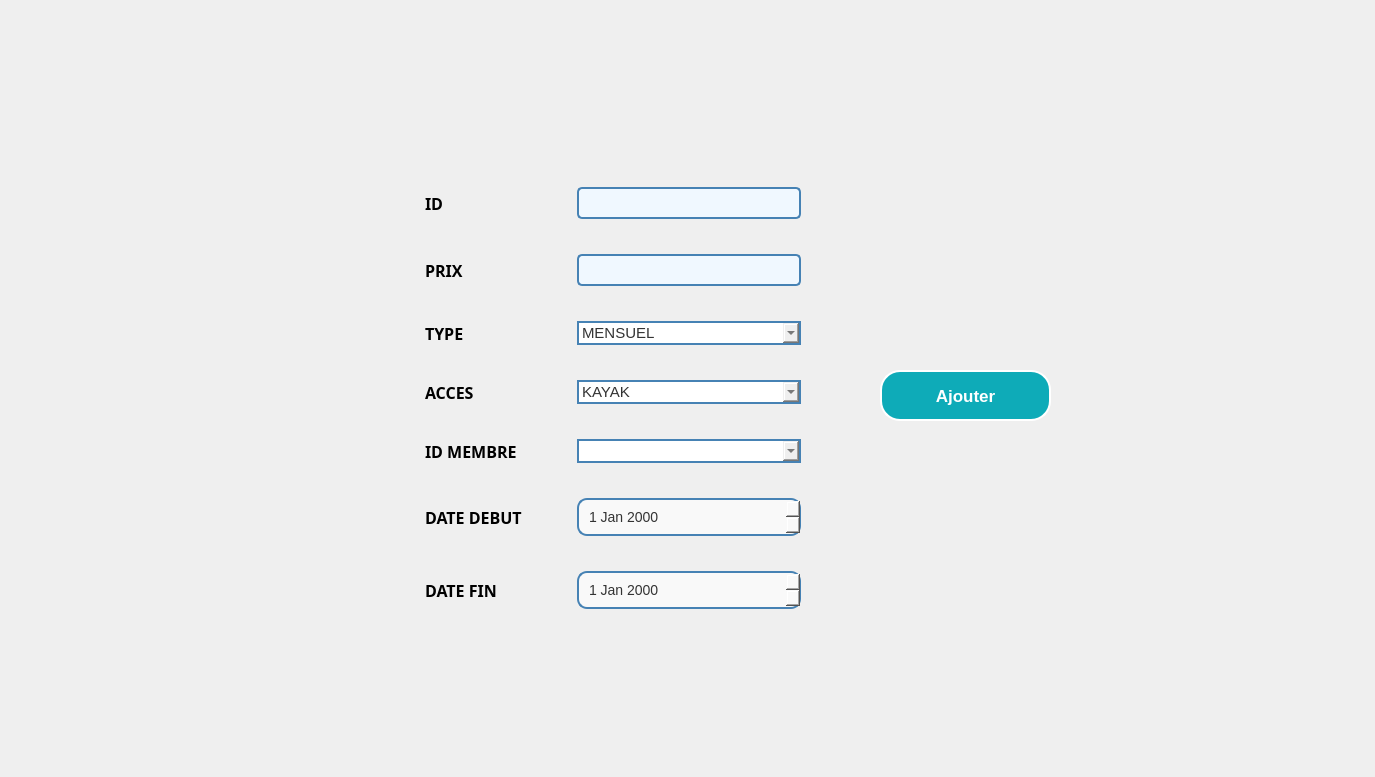
      <widget class="QWidget" name="tab">
       <property name="minimumSize">
        <size>
         <width>1366</width>
         <height>768</height>
        </size>
       </property>
       <attribute name="title">
        <string>Ajouter</string>
       </attribute>
       <widget class="QLabel" name="label_3">
        <property name="geometry">
         <rect>
          <x>0</x>
          <y>0</y>
          <width>1366</width>
          <height>768</height>
         </rect>
        </property>
        <property name="styleSheet">
         <string notr="true"/>
        </property>
        <property name="text">
         <string/>
        </property>
        <property name="pixmap">
         <pixmap resource="gestion_abonnement/image/image.qrc">:/background_3.png</pixmap>
        </property>
        <property name="scaledContents">
         <bool>true</bool>
        </property>
       </widget>
       <widget class="QWidget" name="formLayoutWidget">
        <property name="geometry">
         <rect>
          <x>380</x>
          <y>170</y>
          <width>520</width>
          <height>492</height>
         </rect>
        </property>
        <layout class="QFormLayout" name="formLayout_4">
         <property name="horizontalSpacing">
          <number>55</number>
         </property>
         <property name="verticalSpacing">
          <number>35</number>
         </property>
         <property name="leftMargin">
          <number>45</number>
         </property>
         <property name="topMargin">
          <number>17</number>
         </property>
         <property name="rightMargin">
          <number>99</number>
         </property>
         <property name="bottomMargin">
          <number>41</number>
         </property>
         <item row="0" column="0">
          <widget class="QLabel" name="label_34">
           <property name="font">
            <font>
             <family>Bell MT</family>
             <pointsize>12</pointsize>
             <weight>75</weight>
             <bold>true</bold>
             <kerning>true</kerning>
            </font>
           </property>
           <property name="text">
            <string>ID</string>
           </property>
          </widget>
         </item>
         <item row="0" column="1">
          <widget class="QLineEdit" name="id_ab">
           <property name="styleSheet">
            <string notr="true">/* Style général du formulaire */
QLineEdit {
    border: 2px solid #4682B4; /* Bordure bleue */
    border-radius: 5px; /* Coins arrondis */
    padding: 5px; /* Espace intérieur */
    font-size: 14px; /* Taille de la police */
    font-family: &quot;Arial&quot;, sans-serif; /* Police de caractère */
    color: #4682B4; /* Couleur du texte */
    background-color: #F0F8FF; /* Couleur de fond */
}

/* Style lorsque le champ de formulaire est en focus */
QLineEdit:focus {
    border-color: #1E90FF; /* Bordure bleu clair en focus */
}

/* Style pour les champs désactivés */
QLineEdit:disabled {
    color: #808080; /* Texte gris pour les champs désactivés */
    background-color: #F5F5F5; /* Fond gris clair pour les champs désactivés */
}
</string>
           </property>
          </widget>
         </item>
         <item row="1" column="0">
          <widget class="QLabel" name="label_37">
           <property name="font">
            <font>
             <family>Bell MT</family>
             <pointsize>12</pointsize>
             <weight>75</weight>
             <bold>true</bold>
             <kerning>true</kerning>
            </font>
           </property>
           <property name="text">
            <string>PRIX</string>
           </property>
          </widget>
         </item>
         <item row="1" column="1">
          <widget class="QLineEdit" name="prix_ab">
           <property name="styleSheet">
            <string notr="true">/* Style général du formulaire */
QLineEdit {
    border: 2px solid #4682B4; /* Bordure bleue */
    border-radius: 5px; /* Coins arrondis */
    padding: 5px; /* Espace intérieur */
    font-size: 14px; /* Taille de la police */
    font-family: &quot;Arial&quot;, sans-serif; /* Police de caractère */
    color: #4682B4; /* Couleur du texte */
    background-color: #F0F8FF; /* Couleur de fond */
}

/* Style lorsque le champ de formulaire est en focus */
QLineEdit:focus {
    border-color: #1E90FF; /* Bordure bleu clair en focus */
}

/* Style pour les champs désactivés */
QLineEdit:disabled {
    color: #808080; /* Texte gris pour les champs désactivés */
    background-color: #F5F5F5; /* Fond gris clair pour les champs désactivés */
}
</string>
           </property>
          </widget>
         </item>
         <item row="2" column="0">
          <widget class="QLabel" name="label_35">
           <property name="font">
            <font>
             <family>Bell MT</family>
             <pointsize>12</pointsize>
             <weight>75</weight>
             <bold>true</bold>
             <kerning>true</kerning>
            </font>
           </property>
           <property name="text">
            <string>TYPE</string>
           </property>
          </widget>
         </item>
         <item row="2" column="1">
          <widget class="QComboBox" name="type_ab">
           <property name="font">
            <font>
             <pointsize>-1</pointsize>
            </font>
           </property>
           <property name="styleSheet">
            <string notr="true">QComboBox {
    border: 2px solid #4682B4; /* Bordure de couleur 0EABB8 */
    font-size: 15px; /* Taille de la police */
    color: #333; /* Couleur du texte */
}</string>
           </property>
           <item>
            <property name="text">
             <string>MENSUEL</string>
            </property>
           </item>
           <item>
            <property name="text">
             <string>SAISONIER</string>
            </property>
           </item>
           <item>
            <property name="text">
             <string>ANNUEL</string>
            </property>
           </item>
          </widget>
         </item>
         <item row="3" column="0">
          <widget class="QLabel" name="label_36">
           <property name="font">
            <font>
             <family>Bell MT</family>
             <pointsize>12</pointsize>
             <weight>75</weight>
             <bold>true</bold>
             <kerning>true</kerning>
            </font>
           </property>
           <property name="text">
            <string>ACCES </string>
           </property>
          </widget>
         </item>
         <item row="3" column="1">
          <widget class="QComboBox" name="acces_ab">
           <property name="styleSheet">
            <string notr="true">QComboBox {
    border: 2px solid #4682B4; /* Bordure de couleur 0EABB8 */
    font-size: 15px; /* Taille de la police */
    color: #333; /* Couleur du texte */
}</string>
           </property>
           <item>
            <property name="text">
             <string>KAYAK</string>
            </property>
           </item>
           <item>
            <property name="text">
             <string>SURFF</string>
            </property>
           </item>
           <item>
            <property name="text">
             <string>PLONGEE SOUS MARINE</string>
            </property>
           </item>
          </widget>
         </item>
         <item row="4" column="0">
          <widget class="QLabel" name="label_38">
           <property name="font">
            <font>
             <family>Bell MT</family>
             <pointsize>12</pointsize>
             <weight>75</weight>
             <bold>true</bold>
             <kerning>true</kerning>
            </font>
           </property>
           <property name="text">
            <string>ID MEMBRE</string>
           </property>
          </widget>
         </item>
         <item row="4" column="1">
          <widget class="QComboBox" name="combobox_mb">
           <property name="font">
            <font>
             <pointsize>-1</pointsize>
            </font>
           </property>
           <property name="styleSheet">
            <string notr="true">QComboBox {
    border: 2px solid  #4682B4; /* Bordure de couleur 0EABB8 */
    font-size: 15px; /* Taille de la police */
    color: #333; /* Couleur du texte */
}</string>
           </property>
          </widget>
         </item>
         <item row="5" column="0">
          <widget class="QLabel" name="label_33">
           <property name="font">
            <font>
             <family>Bell MT</family>
             <pointsize>12</pointsize>
             <weight>75</weight>
             <bold>true</bold>
             <kerning>true</kerning>
            </font>
           </property>
           <property name="text">
            <string>DATE DEBUT</string>
           </property>
          </widget>
         </item>
         <item row="5" column="1">
          <widget class="QDateEdit" name="date_deb">
           <property name="styleSheet">
            <string notr="true">QDateEdit {
    background-color: #f9f9f9; /* Couleur de fond */
    border: 2px solid  #4682B4; /* Bordure */
    border-radius: 10px; /* Coins arrondis */
    padding: 8px; /* Espace interne */
    font-size: 14px; /* Taille de la police */
    color: #333; /* Couleur du texte */
}

QDateEdit::drop-down {
    width: 16px; /* Largeur de l'icône */
    height: 16px; /* Hauteur de l'icône */
    subcontrol-origin: padding; /* Position de l'icône */
    subcontrol-position: right center; /* Position de l'icône */
    right: 8px; /* Marge de droite */
    image: url(:/icons/calendar.png); /* Icône du calendrier */
}

QDateEdit::down-arrow {
    image: none; /* Supprimer l'icône par défaut */
}

QDateEdit:focus {
    border-color: #70a0d4; /* Bordure lorsqu'en focus */
    box-shadow: 0px 0px 5px #70a0d4; /* Ombre lorsqu'en focus */
}
</string>
           </property>
          </widget>
         </item>
         <item row="6" column="0">
          <widget class="QLabel" name="label_32">
           <property name="font">
            <font>
             <family>Bell MT</family>
             <pointsize>12</pointsize>
             <weight>75</weight>
             <bold>true</bold>
             <kerning>true</kerning>
            </font>
           </property>
           <property name="text">
            <string>DATE FIN</string>
           </property>
          </widget>
         </item>
         <item row="6" column="1">
          <widget class="QDateEdit" name="date_fin">
           <property name="styleSheet">
            <string notr="true">QDateEdit {
    background-color: #f9f9f9; /* Couleur de fond */
    border: 2px solid  #4682B4; /* Bordure */
    border-radius: 10px; /* Coins arrondis */
    padding: 8px; /* Espace interne */
    font-size: 14px; /* Taille de la police */
    color: #333; /* Couleur du texte */
}

QDateEdit::drop-down {
    width: 16px; /* Largeur de l'icône */
    height: 16px; /* Hauteur de l'icône */
    subcontrol-origin: padding; /* Position de l'icône */
    subcontrol-position: right center; /* Position de l'icône */
    right: 8px; /* Marge de droite */
    image: url(:/icons/calendar.png); /* Icône du calendrier */
}

QDateEdit::down-arrow {
    image: none; /* Supprimer l'icône par défaut */
}

QDateEdit:focus {
    border-color: #70a0d4; /* Bordure lorsqu'en focus */
    box-shadow: 0px 0px 5px #70a0d4; /* Ombre lorsqu'en focus */
}
</string>
           </property>
          </widget>
         </item>
        </layout>
       </widget>
       <widget class="QPushButton" name="soumetre_ab">
        <property name="enabled">
         <bool>true</bool>
        </property>
        <property name="geometry">
         <rect>
          <x>880</x>
          <y>370</y>
          <width>171</width>
          <height>51</height>
         </rect>
        </property>
        <property name="font">
         <font>
          <family>Arial</family>
          <pointsize>13</pointsize>
          <weight>75</weight>
          <bold>true</bold>
         </font>
        </property>
        <property name="autoFillBackground">
         <bool>false</bool>
        </property>
        <property name="styleSheet">
         <string notr="true">/* Styles généraux du bouton */
QPushButton {
    background-color: #0EABB8; /* Bleu clair pour représenter l'eau */
    border: 2px solid #ffffff; /* Bordure bleue */
    color: #ffffff; /* Texte blanc */
    padding: 10px ; /* Espacement intérieur */

    font-weight: bold; /* Police en gras */
    border-radius: 20px; /* Bordure arrondie */
    outline: none; /* Supprime la bordure de focus */
  
    overflow: hidden; /* Cache le contenu débordant */
    transition: background-color 0.3s, color 0.3s; /* Transition des couleurs */
}

/* Style au survol du bouton */
QPushButton:hover {
    background-color: #ffffff; /* Fond devient blanc */
    color: #0EABB8; /* Texte devient bleu clair */
}

/* Style au clic du bouton */
QPushButton:pressed {
    background-color: #ffffff; /* Fond devient blanc lors du clic */
    color: #0EABB8; /* Texte devient bleu clair lors du clic */
}

/* Animation pour le pseudo-élément :after */
QPushButton::after {
    content: ''; /* Contenu vide */
    position: absolute; /* Position absolue */
    width: 100%; /* Largeur à 100% */
    height: 100%; /* Hauteur à 100% */
    background-color: rgba(255, 255, 255, 0.3); /* Fond semi-transparent */
    top: 50%; /* Positionnement au centre vertical */
    left: 50%; /* Positionnement au centre horizontal */
    border-radius: 50%; /* Bordure arrondie */
    transform: translate(-50%, -50%) scale(0); /* Réduit l'échelle à 0 */
    transition: transform 0.5s ease; /* Transition de l'échelle */
}

/* Animation au survol du bouton */
QPushButton:hover::after {
    transform: translate(-50%, -50%) scale(2); /* Augmente l'échelle à 2 */
}
</string>
        </property>
        <property name="text">
         <string>Ajouter</string>
        </property>
        <property name="icon">
         <iconset>
          <normaloff>Downloads/anyrgb.com.png</normaloff>Downloads/anyrgb.com.png</iconset>
        </property>
        <property name="autoDefault">
         <bool>true</bool>
        </property>
       </widget>
      </widget>
